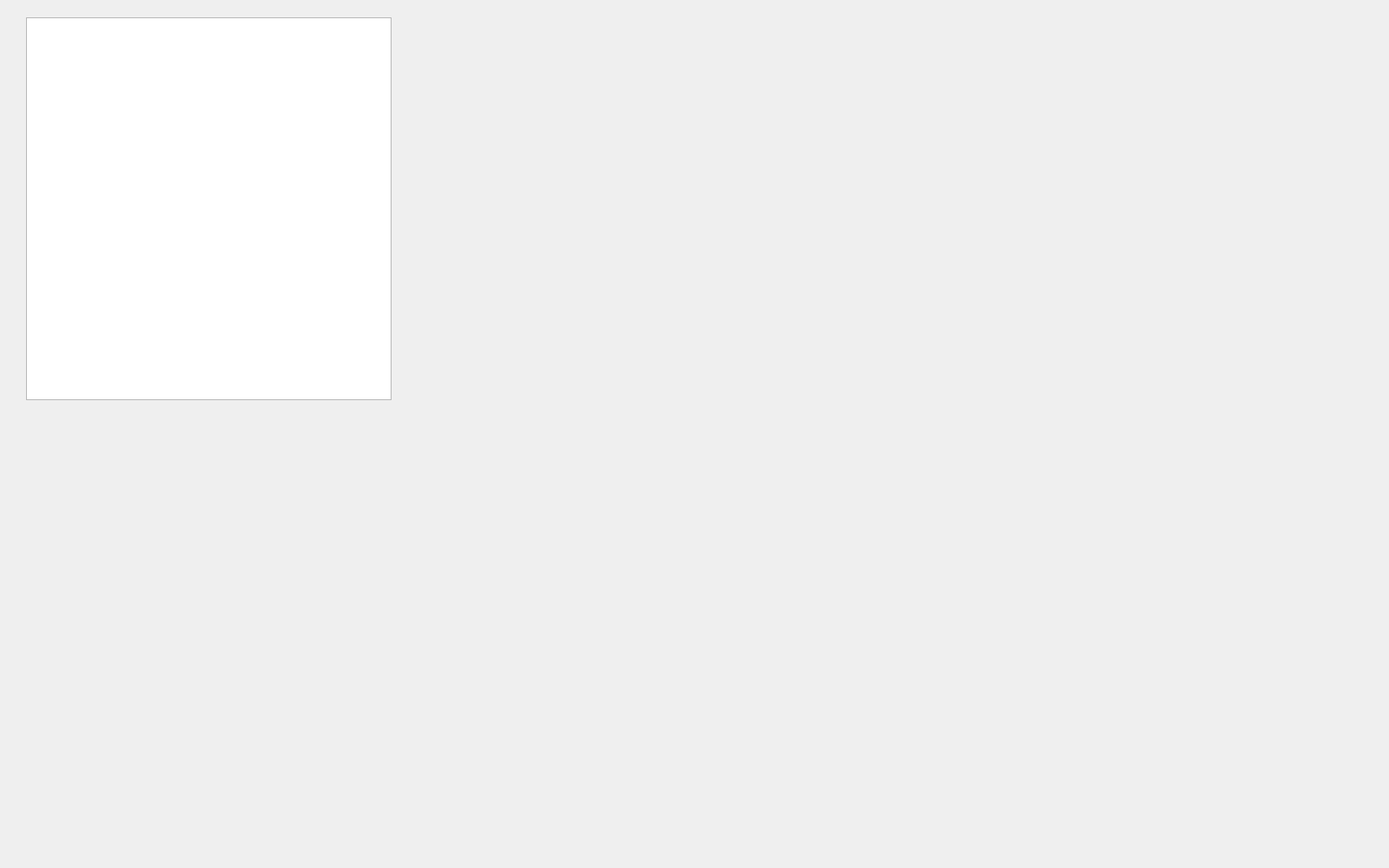
<?xml version="1.0" encoding="UTF-8"?>
<ui version="4.0">
 <class>WebsocketPage</class>
 <widget class="QWidget" name="WebsocketPage">
  <property name="geometry">
   <rect>
    <x>0</x>
    <y>0</y>
    <width>1600</width>
    <height>1000</height>
   </rect>
  </property>
  <property name="windowTitle">
   <string>Form</string>
  </property>
  <widget class="QTextEdit" name="te_msg">
   <property name="geometry">
    <rect>
     <x>30</x>
     <y>20</y>
     <width>421</width>
     <height>441</height>
    </rect>
   </property>
   <property name="readOnly">
    <bool>true</bool>
   </property>
  </widget>
 </widget>
 <resources/>
 <connections/>
</ui>
